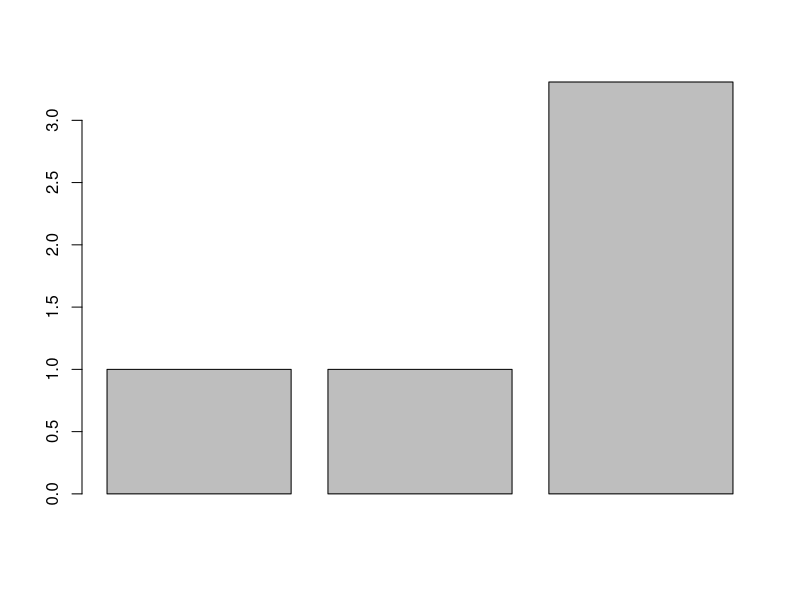
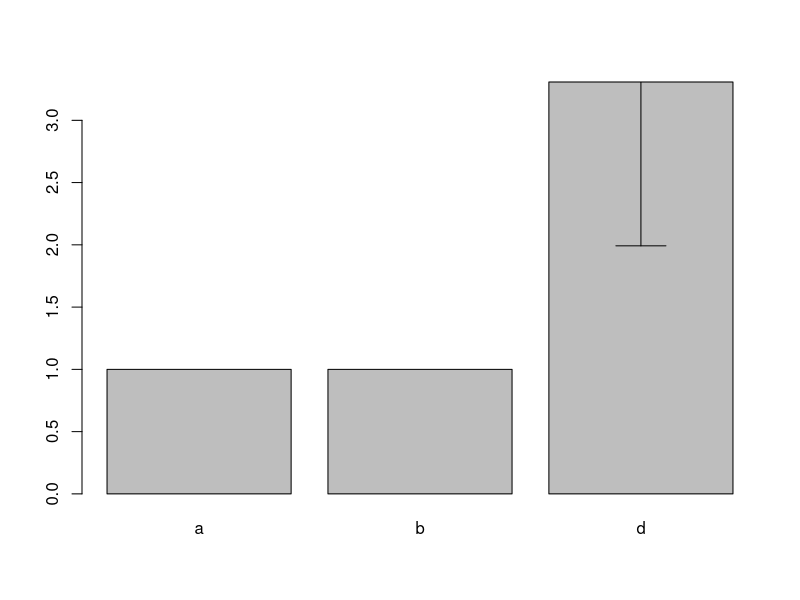
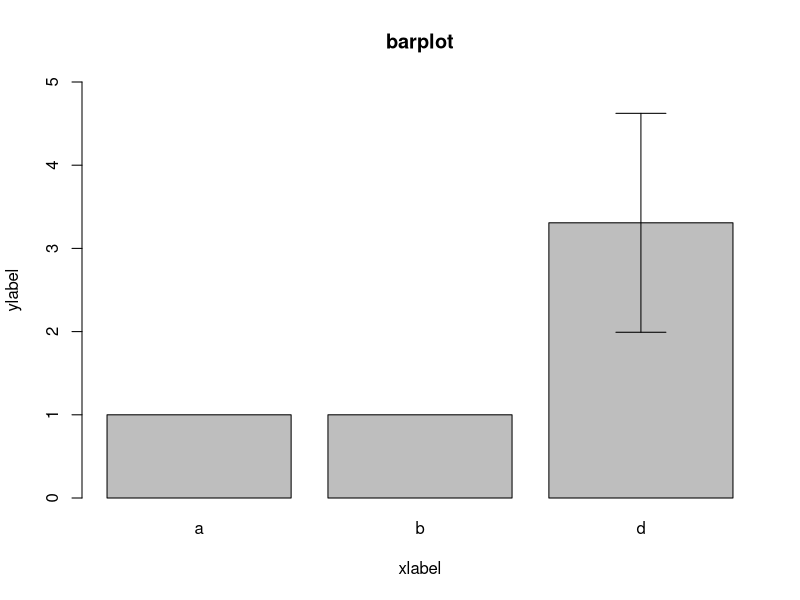
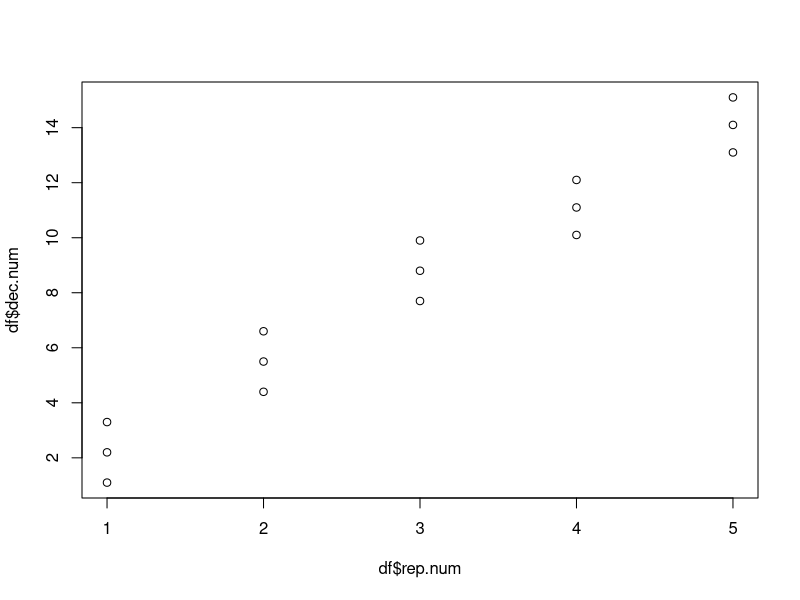
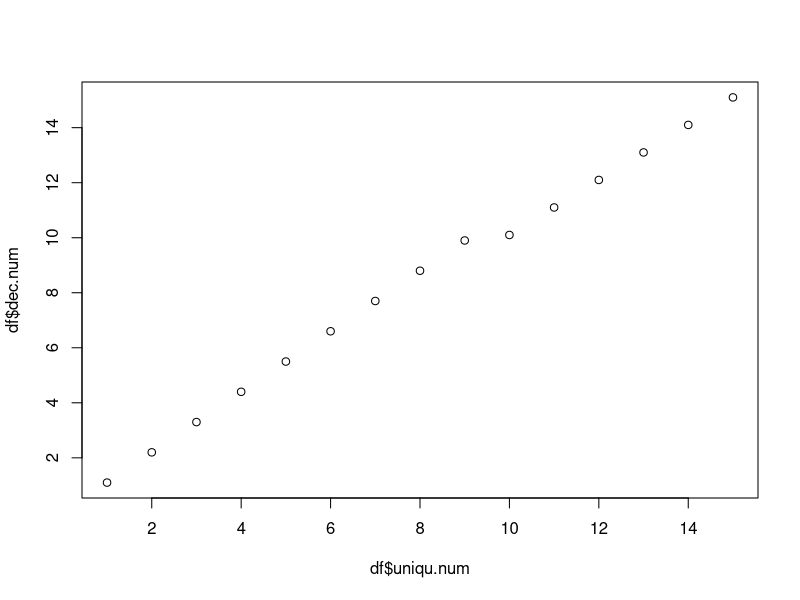
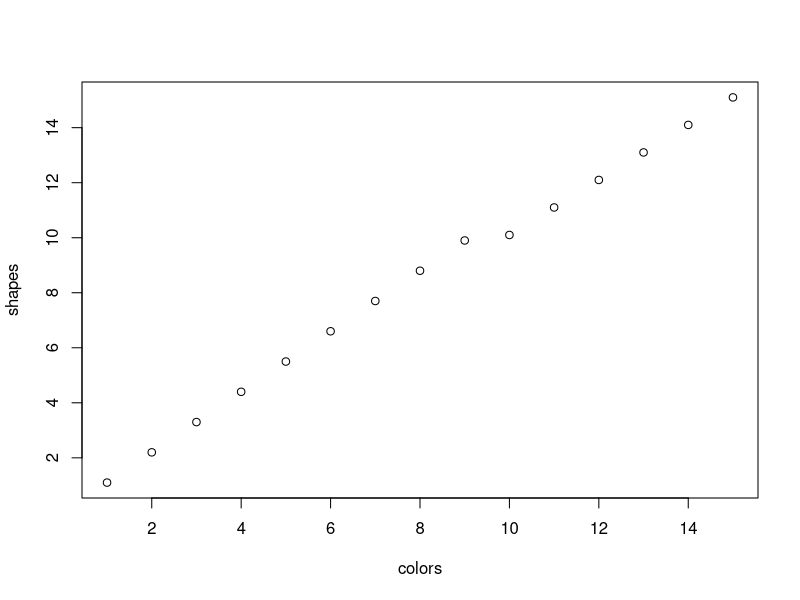
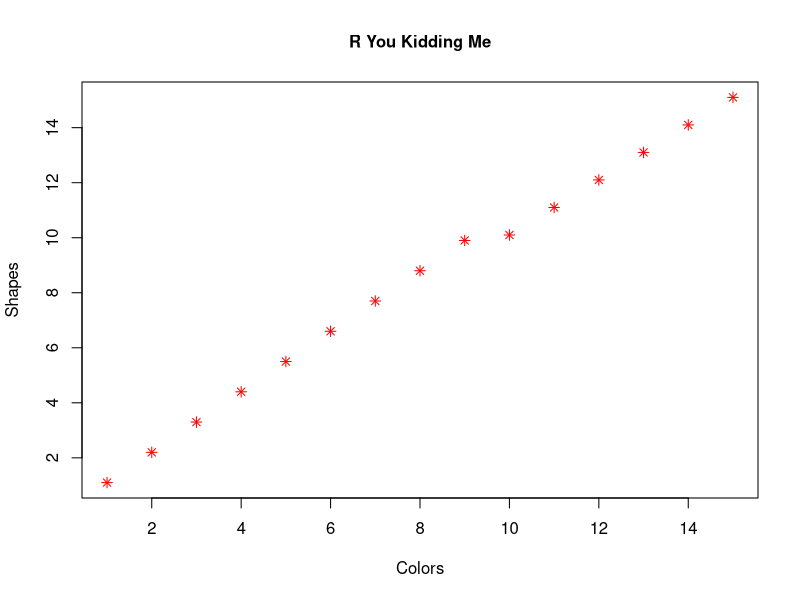

Source code (R) for these figures, in order:
# With the data frame you created last week you will:

# Create a barplot for one numeric column, grouped by the character vector with 3 unique values
  # Add error bars with mean and standard deviation to the plot
  # Change the x and y labels and add a title
  # Export the plot as a PDF that is 4 inches wide and 7 inches tall.

# Create a scatter plot between two of your numeric columns.
  # Change the point shape and color to something NOT used in the example.
  # Change the x and y labels and add a title
  # Export the plot as a JPEG by using the "Export" button in the plotting pane.

# Upload both plots with the script used to create them to GitHub.
  # Follow the same file naming format as last week for the script.
  # Name plots as Lastname_barplot or Lastname_scatterplot. Save them to your "plots" folder.

#barplot
unique.char <- c('a','b','c','d','e','f','g','h','i','j','k','l','m','n','o')
group.char <- c('a','b','d','d','d','d','d','d','d','d','d','d','d','d','d')
uniqu.num <- c(1,2,3,4,5,6,7,8,9,10,11,12,13,14,15)
rep.num <- c(1,1,1,2,2,2,3,3,3,4,4,4,5,5,5)
dec.num <- c(1.1,2.2,3.3,4.4,5.5,6.6,7.7,8.8,9.9,10.1,11.1,12.1,13.1,14.1,15.1)
df <- as.data.frame(cbind(unique.char,group.char,uniqu.num,rep.num,dec.num))
df$uniqu.num <- as.numeric(as.character(df$uniqu.num))
df$rep.num <- as.numeric(as.character(df$rep.num))
df$dec.num <- as.numeric(as.character(df$dec.num))

df.mean <- aggregate(df$rep.num ~df$group.char, FUN = "mean")
df.mean
colnames(df.mean) <- c("Factor","Mean")
df.mean
barplot(df.mean$Mean)
df.sd <- aggregate(df$rep.num ~df$group.char, FUN = "sd")
colnames(df.sd) <- c("Factor","StanDev")
df.sd
b.plot <- barplot(df.mean$Mean, names.arg = df.mean$Factor)
arrows(b.plot, df.mean$Mean-df.sd$StanDev,
       b.plot, df.mean$Mean+df.sd$StanDev,angle=90,code=3)
b.plot <- barplot(df.mean$Mean, names.arg = df.mean$Factor, ylim = c(0,5))
arrows(b.plot, df.mean$Mean-df.sd$StanDev,
       b.plot, df.mean$Mean+df.sd$StanDev,angle=90,code=3)
title("barplot")
title(ylab="ylabel")
title(xlab="xlabel")

setwd("C:/GitHub/lawsonle")



#scatterplot 
plot(df$dec.num ~ df$rep.num)
plot(df$dec.num ~ df$uniqu.num)
plot(df$dec.num ~ df$uniqu.num, xlab = "colors", ylab = "shapes")
?pch
plot(df$dec.num ~ df$uniqu.num, xlab = "Colors", ylab = "Shapes", main = "R You Kidding Me", 
     cex.axis=1.0, cex.main = 1.0, cex.lab = 1.0, pch=8, col="red")

